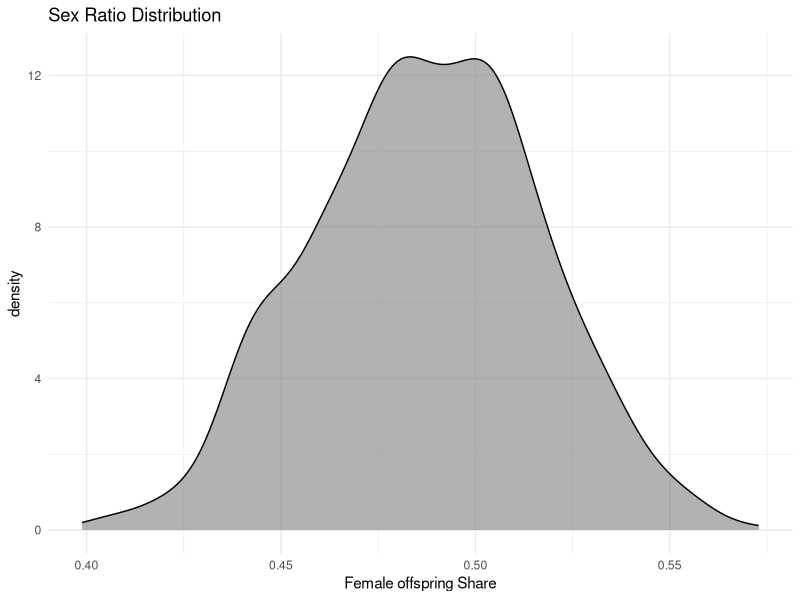

This figure's R source:
library(dplyr)
library(ggplot2)
# Creating Dataframes for steroid as well as controll group
names_vector <- c(
  'Larry Scott', 'Harold Poole', 'Earl Maynard', 'Chuck Sipes', 'Sergio Oliva',
  'Dave Draper', 'Arnold Schwarzenegger', 'Reg Lewis', 'Serge Nurbret', 'Frank Zane',
  'Franco Columbo', 'Lou Ferrigno', 'Robby Robinson', 'Ed Corney', 'Boyer Coe',
  'Ken Waller', 'Dennis Tinerino', 'Roy Callender', 'Kalman Szkalak', 'Danny Padilla',
  'Mike Menzer', 'Roger Walker', 'Chris Dickerson', 'Tom Platz', 'Jusop Wilkosz',
  'Casey Viator', 'Samir Bannout', 'Albert Beckles', 'Mohamed El Makkawy', 'Lee Haney',
  'Bertil Fox', 'Rich Gaspari', 'Mike Christian', 'Berry DeMey', 'Peter Hensel',
  'Lee Lebrada', 'Gary Strydom', 'Mike Quinn', 'Vince Taylor', 'Mohammed Benaziza',
  'Shawn Ray', 'Francis Benfatto', 'Dorian Yates', 'Sonny Schmidt', 'Kevin Levrone',
  'Flex Wheeler', 'Paul Dillett', 'Nasser El Sonbaty', 'Chris Cormier', 'Ronnie Coleman',
  'Lee Priest', 'Jay Cutler', 'Orville Burke', 'Günter Schlierkamp', 'Dexter Jackson',
  'Dennis James', 'Gustavo Badell', 'Markus Rühl', 'Victor Martinez', 'Melvin Anthony',
  'Dennis Wolf', 'Phil Heath', 'Toney Freeman', 'Branch Warren', 'Kai Greene',
  'Ronny Rockel', 'Shawn Rhoden', 'Mamdouh Elssbiay', 'William Bonac', 'Roelly Winklaar',
  'Brandon Curry', 'Steve Kuclo', 'Hadi Choopan', 'Hunter Labrada', 'Nicholas Walker',
  'Derek Lunsford', 'Samson Dauda', 'Flex Lewis', 'Sylvester Stallone', 'Dwayne johnson',
  'Jose Canseco', 'Mark McGwire', 'Barry Bonds', 'Alex Rodriguez', 'Ryan Braun',
  'Hulk Hogan', 'bill romanowski', 'Justin Gatlin', 'Dwain Chambers', 'Chris Benoit',
  'ken caminiti', 'Rafael Palmeiro', 'Brian Bosworth', 'Alistair Overeem', 'Vitor Belfort',
  'derson Silva', 'Brock Lesnar', 'Frank Mir', 'Royce Gracie', 'Stephan Bonnar',
  'Josh Barnett', 'eddie guerrero', 'Rich Piana', 'Dave Palumbo'
)

daughters <- c(
  1, NA, NA, 3, 1, NA, 2, NA, 1, 0, 1, 1, NA, NA, NA, NA, NA, NA, NA, NA, 
  NA, NA, NA, NA, NA, NA, 1, NA, NA, 2, 0, 0, NA, 1, NA, NA, 0, NA, NA, 0,
  2, NA, 1, NA, 0, 1, 0, 0, NA, 6, 1, 1, NA, NA, 1, 0, 2, 1, 4, NA, 0, 0,
  NA, 1, NA, 1, 1, 0, 1, 2, 1, NA, 1, 0, 0, 0, 0, 1, 3, 3, 1, 0, 2, 2, 1,
  1, 1, 0, 1, 1, 3, 0, 1, 3, 3, 2, 1, 1, 2, 0, 2, 2, 2, 3
)

sons <- c(
  4, NA, NA, 0, 2, NA, 3, NA, 2, 1, 0, 2, NA, NA, NA, NA, NA, NA, NA, NA, 
  NA, NA, NA, NA, NA, NA, 2, NA, NA, 1, 1, 0, NA, 0, NA, 2, 0, NA, NA, 0,
  0, NA, 1, NA, 1, 1, 0, 0, NA, 2, 0, 2, NA, NA, 0, 0, 2, 0, 2, NA, 0, 0,
  NA, 0, NA, 0, 0, 0, 2, 1, 3, NA, 1, 0, 0, 0, 0, 0, 2, 0, 0, 3, 1, 0, 2,
  1, 1, 2, 1, 2, 0, 2, 2, 0, 0, 3, 1, 2, 2, 1, 0, 0, 0, 1
)
roids_sex_ratio_df <- data.frame(names = names_vector, daughters = daughters, sons = sons)
roids_sex_ratio_df_1 <- roids_sex_ratio_df[-1]
roids_sex_ratio_df <- na.omit(roids_sex_ratio_df)


celebrities <- c("Brad Pitt", "David Beckham", "Will Smith", "Tom Cruise", 
                                "Johnny Depp", "Matt Damon", "Ben Affleck", "Hugh Jackman", 
                                "Robert Downey Jr.", "Chris Hemsworth", "Eddie Murphy", 
                                "Mel Gibson", "Jim Carrey", "Bruce Willis", "Clint Eastwood", 
                                "Daniel Craig", "George Clooney", "Jason Momoa", "Ryan Reynolds", 
                                "Justin Timberlake", "Ethan Hawke", "Jude Law", "Matthew McConaughey", 
                                "Tom Hanks", "Mark Wahlberg", "Nicolas Cage", "Michael Douglas", 
                                "Denzel Washington", "Orlando Bloom", "Ryan Ω", "Russell Crowe", 
                                "Kevin Costner", "Jamie Foxx", "Sean Connery", "Liam Neeson", 
                                "Steve Martin", "Ben Stiller", "Colin Farrell", "Heath Ledger", 
                                "Chris Pratt", "Alec Baldwin", "Owen Wilson", "Javier Bardem", 
                                "Jeff Goldblum", "Vin Diesel", "Robert De Niro", "Christian Bale", 
                                "Harrison Ford", "Ashton Kutcher", "Michael Bublé", "Sean Penn", 
                                "Al Pacino", "Adam Sandler", "Jack Black", "Idris Elba", "Bono (U2)", 
                                "Elton John", "Paul McCartney", "Lenny Kravitz", "Seal", "John Legend", 
                                "Mick Jagger")





daughters_cel <- c(3, 1, 1, 1, 1, 3, 2, 1, 1, 1, 5, 3, 1, 5, 4, 1, 1, 1, 3, 0, 2, 3, 1, 1, 2, 0, 1, 2, 1, 2, 2, 3, 2, 0, 0, 1, 1, 0, 1, 1, 5, 1, 1, 0, 1, 3, 1, 2, 1, 1, 1, 2, 2, 0, 1, 2, 0, 2, 1, 1, 1, 4)



sons_cel  <- c(3, 3, 2, 2, 1, 1, 1, 1, 2, 2, 5, 6, 0, 0, 3, 1, 1, 1, 0, 2, 2, 2, 2, 3, 2, 2, 1, 2, 1, 0, 0, 4, 0, 1, 2, 0, 1, 2, 0, 1, 2, 2, 1, 2, 2, 3, 1, 2, 1, 2, 1, 1, 0, 2, 1, 2, 2, 3, 0, 3, 2, 3)


celebrity_df <- data.frame(celebrities, daughters_cel, sons_cel)
celebrity_df_1 <- celebrity_df[-1]




#Bootstrapping 1000 new df for each group
n_iter <- 1000
n_rows_celeb <- nrow(celebrity_df_1)
n_rows_roid <- nrow(roids_sex_ratio_df_1)
bootstrap_dfs_celeb <- vector("list", n_iter)
bootstrap_dfs_roid <- vector("list", n_iter)
for(i in 1:n_iter) {
  bootstrap_dfs_celeb[[i]] <- sample_n(celebrity_df_1, size = n_rows_celeb, replace = TRUE)
  bootstrap_dfs_roid[[i]] <- sample_n(roids_sex_ratio_df_1, size = n_rows_roid, replace = TRUE)
}
sexratio_celeb <- c()
sexratio_roid <- c()
for(i in 1:1000) {
  sexratio_celeb[i] <- sum(bootstrap_dfs_celeb[[i]]$daughters_cel) / (sum(bootstrap_dfs_celeb[[i]]$daughters_cel) + sum(bootstrap_dfs_celeb[[i]]$sons_cel))
  sexratio_roid[i] <- sum(bootstrap_dfs_roid[[i]]$daughters) / (sum(bootstrap_dfs_roid[[i]]$daughters) + sum(bootstrap_dfs_roid[[i]]$sons))
}


data <- data.frame(
  Value = c(sexratio_roid, sexratio_celeb),
  Group = factor(rep(c("Roids", "Celeb"), each=length(sexratio_roid))) 
)

# Plotting the distribution of the bootstrapped mean values
ggplot(data, aes(x=Value, fill=Group)) +
  geom_density(alpha=0.6) +
  labs(title="Sex Ratio Distribution", x="Female offspring Share", y="density") +
  scale_fill_manual(values=c("Anabolic Steroid used"="green", "No Anabolic Steroids used "="purple")) +
  theme_minimal()


# Probability of getting any son
sum(roids_sex_ratio_df$sons >= 1)/nrow(roids_sex_ratio_df)
sum(celebrity_df$sons_cel >= 1)/nrow(celebrity_df)

roids_min_1son <- sum(roids_sex_ratio_df$sons >= 1)
roids_no_son <- nrow(roids_sex_ratio_df) - roids_min_1son

celeb_min_1son <- sum(celebrity_df$sons_cel >= 1)
celeb_no_son <- nrow(celebrity_df) - celeb_min_1son

prop.test(c(roids_min_1son, celeb_min_1son),
          c(nrow(roids_sex_ratio_df), nrow(celebrity_df)),
          alternative = "less")

